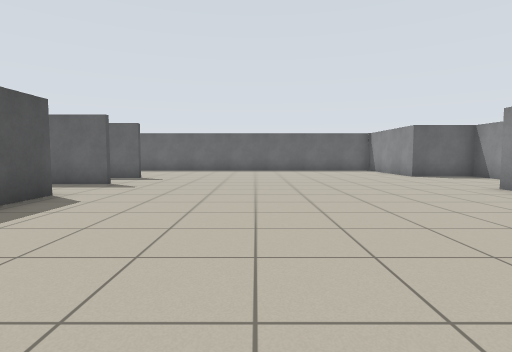
[1] (above)

15 first-person views from a walk through a robot-simulator world made for Stage. The camera is 0.86 m above the floor, tilts 4° down and sees 80° across. The lines on the ground mark 1 m squares. The floor is counted in squares, 1 m on a side. Each view is taken from the middle of a square. On the plan, view 1 faces up. The plan holds only what a view shows up to about 11 squares ahead; the rest is blank. Robots are left out.

[2]
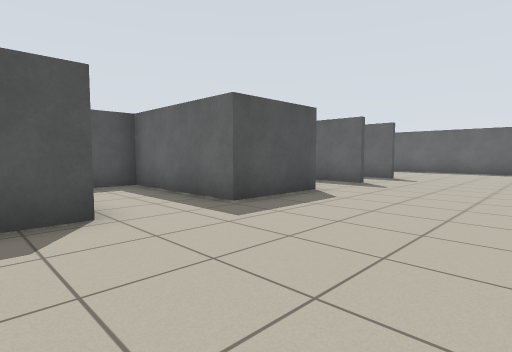

[3]
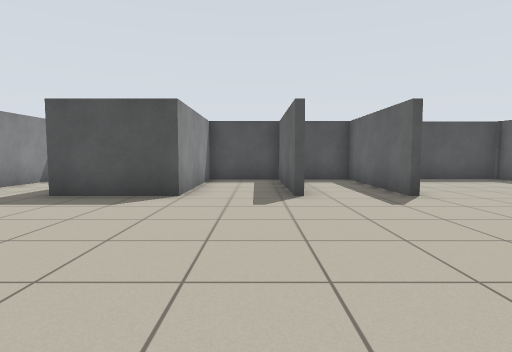

[4]
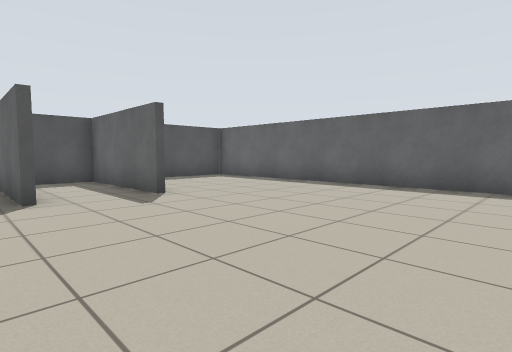

[5]
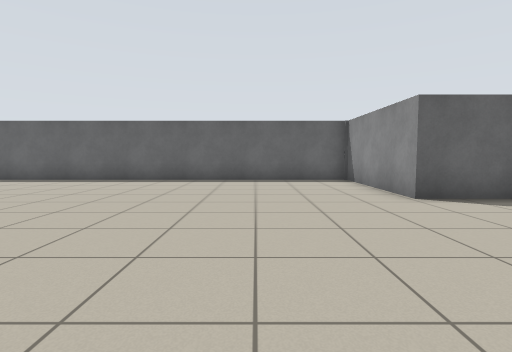

[6]
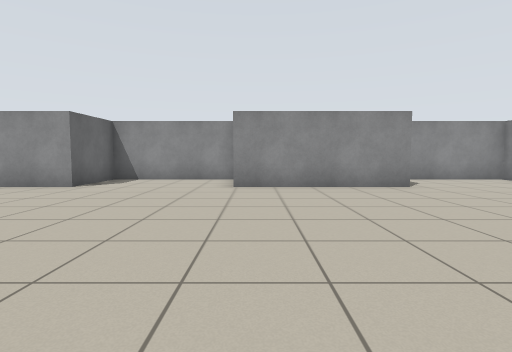

[7]
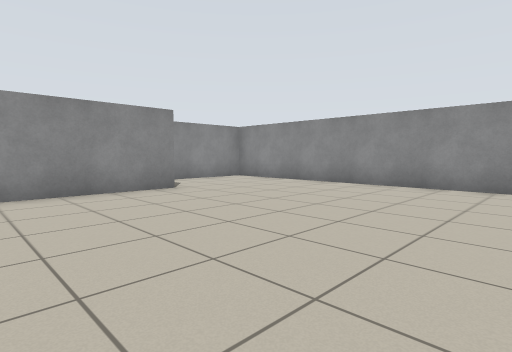

[8]
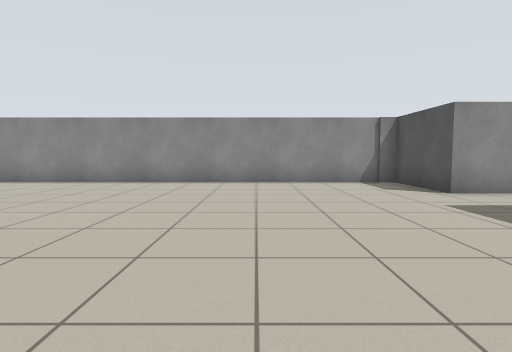

[9]
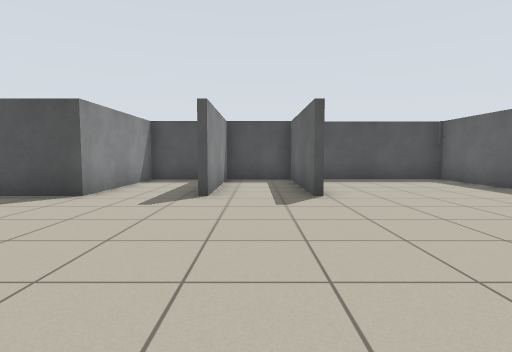

[10]
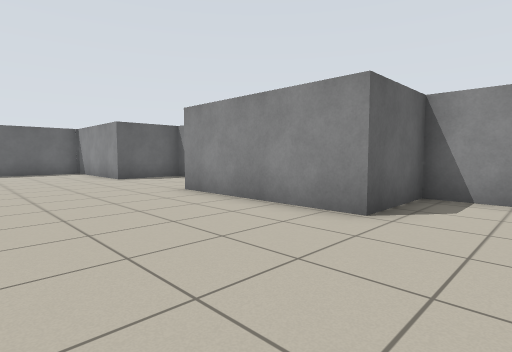

[11]
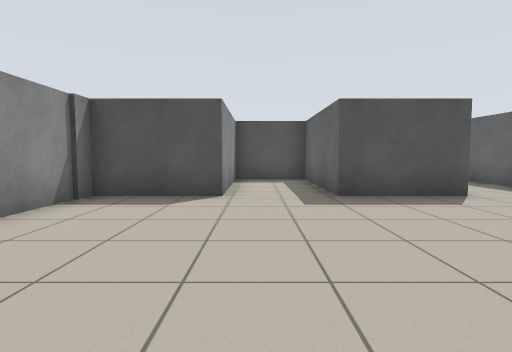

[12]
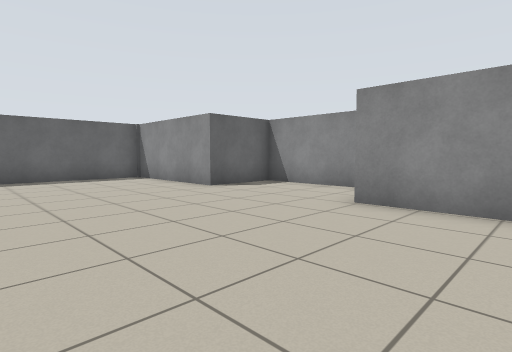

[13]
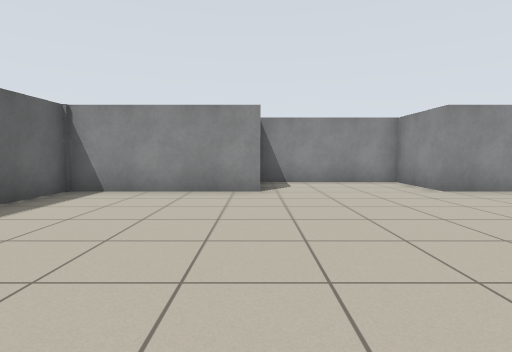

[14]
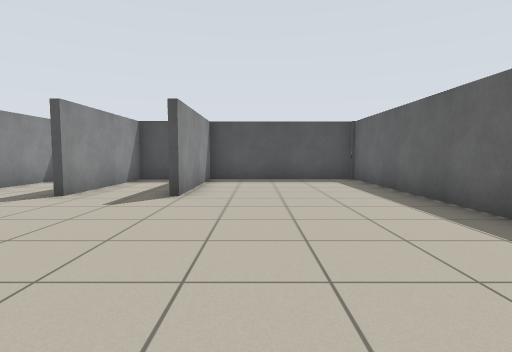

[15]
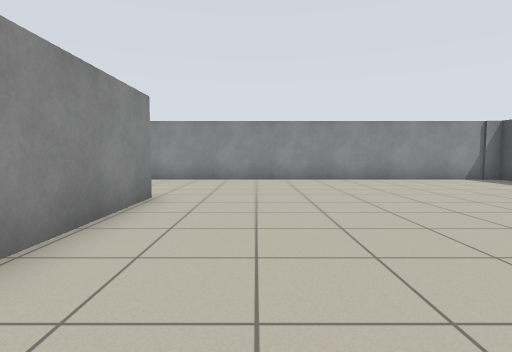

### Floor plan
Points are (right, up) in squares from view 1. A wall is a line through its corners. A room is listed if a view was taken in it or the views show most of it. See-through windows are left out.
Room 1 (views 1, 2, 3, 4, 5, 6, 7, 8, 9, 10, 11, 12, 13, 14, 15)
walls: (-4.2, 8.8) (-8.5, 8.8) (-8.5, 6.4) (-4.3, 6.4) (-4.3, 3.7) (-8.5, 3.7) (-8.5, 1.3) (-4.3, 1.3) (-4.3, -1.5) (8.5, -1.5) (8.5, 2.9) (6.1, 2.9) (6.1, 7.6) (8.5, 7.6) (8.5, 11.9) (6.1, 11.9) (6.1, 16.4) (-8.5, 16.4) (-8.5, 11.4) (-4.2, 11.4); (-4.2, 11.2) (-8.5, 11.2) (-8.5, 9) (-4.2, 9)

Where each view was taken, in squares from view 1:
view 1: 0 up, 0 right, facing up
view 2: 0 up, 0 right, facing up-left
view 3: 8 up, 2 right, facing left
view 4: 8 up, 2 right, facing up-left
view 5: 6 up, 3 right, facing up
view 6: 7 up, 2 left, facing right
view 7: 7 up, 1 left, facing down-right
view 8: 8 up, 0 right, facing down
view 9: 10 up, 2 right, facing left
view 10: 1 up, 2 right, facing up-right
view 11: 2 up, 2 right, facing left
view 12: 5 up, 1 right, facing up-right
view 13: 12 up, 1 left, facing right
view 14: 13 up, 2 right, facing left
view 15: 9 up, 4 right, facing down
